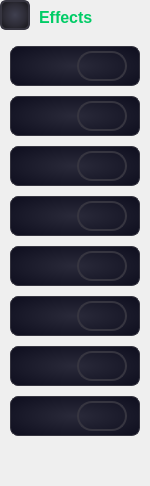
       <widget class="QWidget" name="EffectsSideBarWidget" native="true">
        <property name="maximumSize">
         <size>
          <width>150</width>
          <height>16777215</height>
         </size>
        </property>
        <property name="styleSheet">
         <string>QWidget#EffectsSideBarWidget {
    background: qradialgradient(cx:0.5, cy:0.5, radius:0.8, fx:0.5, fy:0.5, stop:0 #2a2a35, stop:0.5 #1c1b25, stop:1 #050505);
    border: 2px solid #363540;
    border-radius: 8px;
    padding: 10px;
}</string>
        </property>
        <layout class="QVBoxLayout" name="verticalLayout_6">
         <property name="leftMargin">
          <number>0</number>
         </property>
         <property name="topMargin">
          <number>0</number>
         </property>
         <property name="rightMargin">
          <number>0</number>
         </property>
         <property name="bottomMargin">
          <number>0</number>
         </property>
         <item>
          <layout class="QHBoxLayout" name="horizontalLayout_9">
           <property name="spacing">
            <number>0</number>
           </property>
           <property name="bottomMargin">
            <number>0</number>
           </property>
           <item>
            <widget class="QPushButton" name="settingsHideButton">
             <property name="minimumSize">
              <size>
               <width>30</width>
               <height>30</height>
              </size>
             </property>
             <property name="maximumSize">
              <size>
               <width>30</width>
               <height>30</height>
              </size>
             </property>
             <property name="styleSheet">
              <string>QPushButton {
    background: qradialgradient(cx:0.5, cy:0.5, radius:0.8, fx:0.5, fy:0.5, stop:0 #404050, stop:0.5 #2c2b35, stop:1 #0a0a0a);
    border: 2px solid #363540;
    border-radius: 6px;
    color: qlineargradient(x1:0, y1:0, x2:1, y2:0, stop:0 #00ff88, stop:1 #00cc66);
    font-size: 14px;
    font-weight: bold;
    padding: 2px;
}
QPushButton:hover {
    border: 1px solid #00ff88;
    background: qradialgradient(cx:0.5, cy:0.5, radius:0.8, fx:0.5, fy:0.5, stop:0 #5a5a6a, stop:0.5 #363540, stop:1 #1a1a1a);
}
QPushButton:pressed {
    background: qradialgradient(cx:0.5, cy:0.5, radius:0.8, fx:0.5, fy:0.5, stop:0 #2a2a3a, stop:0.5 #20202a, stop:1 #000000);
    border-color: #26252f;
    color: qlineargradient(x1:0, y1:0, x2:1, y2:0, stop:0 #00ff88, stop:1 #00cc66);
}</string>
             </property>
             <property name="text">
              <string/>
             </property>
             <property name="icon">
              <iconset resource="Soundpack.qrc">
               <normaloff>:/app/img/app/menu.png</normaloff>:/app/img/app/menu.png</iconset>
             </property>
            </widget>
           </item>
           <item>
            <widget class="QLabel" name="effectsSidebarTitle">
             <property name="maximumSize">
              <size>
               <width>16777215</width>
               <height>30</height>
              </size>
             </property>
             <property name="font">
              <font>
               <pointsize>12</pointsize>
               <bold>true</bold>
              </font>
             </property>
             <property name="styleSheet">
              <string>QLabel {
    color: qlineargradient(x1:0, y1:0, x2:1, y2:0, stop:0 #00ff88, stop:1 #00cc66);
    padding: 10px 5px 5px 5px;
}</string>
             </property>
             <property name="text">
              <string>Effects</string>
             </property>
            </widget>
           </item>
          </layout>
         </item>
         <item>
          <layout class="QHBoxLayout" name="effectsHeaderLayout">
           <item>
            <layout class="QVBoxLayout" name="effectsButtonsLayout">
             <property name="spacing">
              <number>10</number>
             </property>
             <property name="leftMargin">
              <number>10</number>
             </property>
             <property name="topMargin">
              <number>10</number>
             </property>
             <property name="rightMargin">
              <number>10</number>
             </property>
             <property name="bottomMargin">
              <number>10</number>
             </property>
             <item>
              <widget class="QWidget" name="childWidget" native="true">
               <property name="styleSheet">
                <string>QWidget#childWidget {
    background: qradialgradient(cx:0.5, cy:0.5, radius:0.8, fx:0.5, fy:0.5, stop:0 #2a2a3a, stop:0.5 #1a1a2a, stop:1 #0a0a1a);
    border: 1px solid #363540;
    border-radius: 8px;
}</string>
               </property>
               <layout class="QHBoxLayout" name="childLayout">
                <property name="leftMargin">
                 <number>5</number>
                </property>
                <property name="topMargin">
                 <number>5</number>
                </property>
                <property name="rightMargin">
                 <number>5</number>
                </property>
                <property name="bottomMargin">
                 <number>5</number>
                </property>
                <item>
                 <widget class="QLabel" name="label_2">
                  <property name="maximumSize">
                   <size>
                    <width>40</width>
                    <height>40</height>
                   </size>
                  </property>
                  <property name="text">
                   <string/>
                  </property>
                  <property name="pixmap">
                   <pixmap resource="Soundpack.qrc">:/app/img/app/children.png</pixmap>
                  </property>
                  <property name="scaledContents">
                   <bool>true</bool>
                  </property>
                 </widget>
                </item>
                <item>
                 <widget class="QPushButton" name="childButton">
                  <property name="minimumSize">
                   <size>
                    <width>50</width>
                    <height>30</height>
                   </size>
                  </property>
                  <property name="maximumSize">
                   <size>
                    <width>50</width>
                    <height>30</height>
                   </size>
                  </property>
                  <property name="styleSheet">
                   <string>QPushButton#childButton {
    background: qlineargradient(
        x1:0, y1:0,
        x2:1, y2:0,
        stop:0 #2A2D3A,
        stop:1 #1E202C
    );
    border: 2px solid #363540;
    border-radius: 15px;
    color: transparent;
}

QPushButton#childButton:hover {
    border: 1px solid #00ff88;
    box-shadow: 0 0 10px rgba(0, 255, 136, 0.3);
}

QPushButton#childButton:checked {
    background: qlineargradient(
        x1:0, y1:0,
        x2:1, y2:0,
        stop:0 #006400,
        stop:1 #00ff88
    );
    border-color: #00ff88;
}</string>
                  </property>
                  <property name="text">
                   <string/>
                  </property>
                  <property name="checkable">
                   <bool>true</bool>
                  </property>
                 </widget>
                </item>
               </layout>
              </widget>
             </item>
             <item>
              <widget class="QWidget" name="caveWidget" native="true">
               <property name="styleSheet">
                <string>QWidget#caveWidget {
    background: qradialgradient(cx:0.5, cy:0.5, radius:0.8, fx:0.5, fy:0.5, stop:0 #2a2a3a, stop:0.5 #1a1a2a, stop:1 #0a0a1a);
    border: 1px solid #363540;
    border-radius: 8px;
}</string>
               </property>
               <layout class="QHBoxLayout" name="caveLayout">
                <property name="leftMargin">
                 <number>5</number>
                </property>
                <property name="topMargin">
                 <number>5</number>
                </property>
                <property name="rightMargin">
                 <number>5</number>
                </property>
                <property name="bottomMargin">
                 <number>5</number>
                </property>
                <item>
                 <widget class="QLabel" name="label_4">
                  <property name="minimumSize">
                   <size>
                    <width>0</width>
                    <height>0</height>
                   </size>
                  </property>
                  <property name="maximumSize">
                   <size>
                    <width>40</width>
                    <height>40</height>
                   </size>
                  </property>
                  <property name="text">
                   <string/>
                  </property>
                  <property name="pixmap">
                   <pixmap resource="Soundpack.qrc">:/app/img/app/cave.png</pixmap>
                  </property>
                  <property name="scaledContents">
                   <bool>true</bool>
                  </property>
                 </widget>
                </item>
                <item>
                 <widget class="QPushButton" name="caveButton">
                  <property name="minimumSize">
                   <size>
                    <width>50</width>
                    <height>30</height>
                   </size>
                  </property>
                  <property name="maximumSize">
                   <size>
                    <width>50</width>
                    <height>30</height>
                   </size>
                  </property>
                  <property name="styleSheet">
                   <string>QPushButton#caveButton {
    background: qlineargradient(
        x1:0, y1:0,
        x2:1, y2:0,
        stop:0 #2A2D3A,
        stop:1 #1E202C
    );
    border: 2px solid #363540;
    border-radius: 15px;
    color: transparent;
}

QPushButton#caveButton:hover {
    border: 1px solid #00ff88;
    box-shadow: 0 0 10px rgba(0, 255, 136, 0.3);
}

QPushButton#caveButton:checked {
    background: qlineargradient(
        x1:0, y1:0,
        x2:1, y2:0,
        stop:0 #006400,
        stop:1 #00ff88
    );
    border-color: #00ff88;
}</string>
                  </property>
                  <property name="text">
                   <string/>
                  </property>
                  <property name="checkable">
                   <bool>true</bool>
                  </property>
                 </widget>
                </item>
               </layout>
              </widget>
             </item>
             <item>
              <widget class="QWidget" name="robotWidget" native="true">
               <property name="styleSheet">
                <string>QWidget#robotWidget {
    background: qradialgradient(cx:0.5, cy:0.5, radius:0.8, fx:0.5, fy:0.5, stop:0 #2a2a3a, stop:0.5 #1a1a2a, stop:1 #0a0a1a);
    border: 1px solid #363540;
    border-radius: 8px;
}</string>
               </property>
               <layout class="QHBoxLayout" name="robotLayout">
                <property name="leftMargin">
                 <number>5</number>
                </property>
                <property name="topMargin">
                 <number>5</number>
                </property>
                <property name="rightMargin">
                 <number>5</number>
                </property>
                <property name="bottomMargin">
                 <number>5</number>
                </property>
                <item>
                 <widget class="QLabel" name="label_5">
                  <property name="maximumSize">
                   <size>
                    <width>40</width>
                    <height>40</height>
                   </size>
                  </property>
                  <property name="text">
                   <string/>
                  </property>
                  <property name="pixmap">
                   <pixmap resource="Soundpack.qrc">:/app/img/app/robot.png</pixmap>
                  </property>
                  <property name="scaledContents">
                   <bool>true</bool>
                  </property>
                 </widget>
                </item>
                <item>
                 <widget class="QPushButton" name="robotButton">
                  <property name="minimumSize">
                   <size>
                    <width>50</width>
                    <height>30</height>
                   </size>
                  </property>
                  <property name="maximumSize">
                   <size>
                    <width>50</width>
                    <height>30</height>
                   </size>
                  </property>
                  <property name="styleSheet">
                   <string>QPushButton#robotButton {
    background: qlineargradient(
        x1:0, y1:0,
        x2:1, y2:0,
        stop:0 #2A2D3A,
        stop:1 #1E202C
    );
    border: 2px solid #363540;
    border-radius: 15px;
    color: transparent;
}

QPushButton#robotButton:hover {
    border: 1px solid #00ff88;
    box-shadow: 0 0 10px rgba(0, 255, 136, 0.3);
}

QPushButton#robotButton:checked {
    background: qlineargradient(
        x1:0, y1:0,
        x2:1, y2:0,
        stop:0 #006400,
        stop:1 #00ff88
    );
    border-color: #00ff88;
}</string>
                  </property>
                  <property name="text">
                   <string/>
                  </property>
                  <property name="checkable">
                   <bool>true</bool>
                  </property>
                 </widget>
                </item>
               </layout>
              </widget>
             </item>
             <item>
              <widget class="QWidget" name="devilWidget" native="true">
               <property name="styleSheet">
                <string>QWidget#devilWidget {
    background: qradialgradient(cx:0.5, cy:0.5, radius:0.8, fx:0.5, fy:0.5, stop:0 #2a2a3a, stop:0.5 #1a1a2a, stop:1 #0a0a1a);
    border: 1px solid #363540;
    border-radius: 8px;
}</string>
               </property>
               <layout class="QHBoxLayout" name="devilLayout">
                <property name="leftMargin">
                 <number>5</number>
                </property>
                <property name="topMargin">
                 <number>5</number>
                </property>
                <property name="rightMargin">
                 <number>5</number>
                </property>
                <property name="bottomMargin">
                 <number>5</number>
                </property>
                <item>
                 <widget class="QLabel" name="label_6">
                  <property name="maximumSize">
                   <size>
                    <width>40</width>
                    <height>40</height>
                   </size>
                  </property>
                  <property name="text">
                   <string/>
                  </property>
                  <property name="pixmap">
                   <pixmap resource="Soundpack.qrc">:/app/img/app/ogre.png</pixmap>
                  </property>
                  <property name="scaledContents">
                   <bool>true</bool>
                  </property>
                 </widget>
                </item>
                <item>
                 <widget class="QPushButton" name="devilButton">
                  <property name="minimumSize">
                   <size>
                    <width>50</width>
                    <height>30</height>
                   </size>
                  </property>
                  <property name="maximumSize">
                   <size>
                    <width>50</width>
                    <height>30</height>
                   </size>
                  </property>
                  <property name="styleSheet">
                   <string>QPushButton#devilButton {
    background: qlineargradient(
        x1:0, y1:0,
        x2:1, y2:0,
        stop:0 #2A2D3A,
        stop:1 #1E202C
    );
    border: 2px solid #363540;
    border-radius: 15px;
    color: transparent;
}

QPushButton#devilButton:hover {
    border: 1px solid #00ff88;
    box-shadow: 0 0 10px rgba(0, 255, 136, 0.3);
}

QPushButton#devilButton:checked {
    background: qlineargradient(
        x1:0, y1:0,
        x2:1, y2:0,
        stop:0 #006400,
        stop:1 #00ff88
    );
    border-color: #00ff88;
}</string>
                  </property>
                  <property name="text">
                   <string/>
                  </property>
                  <property name="checkable">
                   <bool>true</bool>
                  </property>
                 </widget>
                </item>
               </layout>
              </widget>
             </item>
             <item>
              <widget class="QWidget" name="femaleWidget" native="true">
               <property name="styleSheet">
                <string>QWidget#femaleWidget {
    background: qradialgradient(cx:0.5, cy:0.5, radius:0.8, fx:0.5, fy:0.5, stop:0 #2a2a3a, stop:0.5 #1a1a2a, stop:1 #0a0a1a);
    border: 1px solid #363540;
    border-radius: 8px;
}</string>
               </property>
               <layout class="QHBoxLayout" name="femaleLayout">
                <property name="leftMargin">
                 <number>5</number>
                </property>
                <property name="topMargin">
                 <number>5</number>
                </property>
                <property name="rightMargin">
                 <number>5</number>
                </property>
                <property name="bottomMargin">
                 <number>5</number>
                </property>
                <item>
                 <widget class="QLabel" name="label_7">
                  <property name="maximumSize">
                   <size>
                    <width>40</width>
                    <height>40</height>
                   </size>
                  </property>
                  <property name="text">
                   <string/>
                  </property>
                  <property name="pixmap">
                   <pixmap resource="Soundpack.qrc">:/app/img/app/woman.png</pixmap>
                  </property>
                  <property name="scaledContents">
                   <bool>true</bool>
                  </property>
                 </widget>
                </item>
                <item>
                 <widget class="QPushButton" name="femaleButton">
                  <property name="minimumSize">
                   <size>
                    <width>50</width>
                    <height>30</height>
                   </size>
                  </property>
                  <property name="maximumSize">
                   <size>
                    <width>50</width>
                    <height>30</height>
                   </size>
                  </property>
                  <property name="styleSheet">
                   <string>QPushButton#femaleButton {
    background: qlineargradient(
        x1:0, y1:0,
        x2:1, y2:0,
        stop:0 #2A2D3A,
        stop:1 #1E202C
    );
    border: 2px solid #363540;
    border-radius: 15px;
    color: transparent;
}

QPushButton#femaleButton:hover {
    border: 1px solid #00ff88;
    box-shadow: 0 0 10px rgba(0, 255, 136, 0.3);
}

QPushButton#femaleButton:checked {
    background: qlineargradient(
        x1:0, y1:0,
        x2:1, y2:0,
        stop:0 #006400,
        stop:1 #00ff88
    );
    border-color: #00ff88;
}</string>
                  </property>
                  <property name="text">
                   <string/>
                  </property>
                  <property name="checkable">
                   <bool>true</bool>
                  </property>
                 </widget>
                </item>
               </layout>
              </widget>
             </item>
             <item>
              <widget class="QWidget" name="combineWidget" native="true">
               <property name="styleSheet">
                <string>QWidget#combineWidget {
    background: qradialgradient(cx:0.5, cy:0.5, radius:0.8, fx:0.5, fy:0.5, stop:0 #2a2a3a, stop:0.5 #1a1a2a, stop:1 #0a0a1a);
    border: 1px solid #363540;
    border-radius: 8px;
}</string>
               </property>
               <layout class="QHBoxLayout" name="combineLayout">
                <property name="leftMargin">
                 <number>5</number>
                </property>
                <property name="topMargin">
                 <number>5</number>
                </property>
                <property name="rightMargin">
                 <number>5</number>
                </property>
                <property name="bottomMargin">
                 <number>5</number>
                </property>
                <item>
                 <widget class="QLabel" name="label_10">
                  <property name="maximumSize">
                   <size>
                    <width>40</width>
                    <height>40</height>
                   </size>
                  </property>
                  <property name="text">
                   <string/>
                  </property>
                  <property name="pixmap">
                   <pixmap resource="Soundpack.qrc">:/app/img/app/lambda.png</pixmap>
                  </property>
                  <property name="scaledContents">
                   <bool>true</bool>
                  </property>
                 </widget>
                </item>
                <item>
                 <widget class="QPushButton" name="combineButton">
                  <property name="minimumSize">
                   <size>
                    <width>50</width>
                    <height>30</height>
                   </size>
                  </property>
                  <property name="maximumSize">
                   <size>
                    <width>50</width>
                    <height>30</height>
                   </size>
                  </property>
                  <property name="styleSheet">
                   <string>QPushButton#combineButton {
    background: qlineargradient(
        x1:0, y1:0,
        x2:1, y2:0,
        stop:0 #2A2D3A,
        stop:1 #1E202C
    );
    border: 2px solid #363540;
    border-radius: 15px;
    color: transparent;
}

QPushButton#combineButton:hover {
    border: 1px solid #00ff88;
    box-shadow: 0 0 10px rgba(0, 255, 136, 0.3);
}

QPushButton#combineButton:checked {
    background: qlineargradient(
        x1:0, y1:0,
        x2:1, y2:0,
        stop:0 #006400,
        stop:1 #00ff88
    );
    border-color: #00ff88;
}</string>
                  </property>
                  <property name="text">
                   <string/>
                  </property>
                  <property name="checkable">
                   <bool>true</bool>
                  </property>
                 </widget>
                </item>
               </layout>
              </widget>
             </item>
             <item>
              <widget class="QWidget" name="phaseWidget" native="true">
               <property name="styleSheet">
                <string>QWidget#phaseWidget {
    background: qradialgradient(cx:0.5, cy:0.5, radius:0.8, fx:0.5, fy:0.5, stop:0 #2a2a3a, stop:0.5 #1a1a2a, stop:1 #0a0a1a);
    border: 1px solid #363540;
    border-radius: 8px;
}</string>
               </property>
               <layout class="QHBoxLayout" name="phaseLayout">
                <property name="leftMargin">
                 <number>5</number>
                </property>
                <property name="topMargin">
                 <number>5</number>
                </property>
                <property name="rightMargin">
                 <number>5</number>
                </property>
                <property name="bottomMargin">
                 <number>5</number>
                </property>
                <item>
                 <widget class="QLabel" name="label_8">
                  <property name="maximumSize">
                   <size>
                    <width>40</width>
                    <height>40</height>
                   </size>
                  </property>
                  <property name="text">
                   <string/>
                  </property>
                  <property name="pixmap">
                   <pixmap resource="Soundpack.qrc">:/app/img/app/phaser.png</pixmap>
                  </property>
                  <property name="scaledContents">
                   <bool>true</bool>
                  </property>
                 </widget>
                </item>
                <item>
                 <widget class="QPushButton" name="phaseButton">
                  <property name="minimumSize">
                   <size>
                    <width>50</width>
                    <height>30</height>
                   </size>
                  </property>
                  <property name="maximumSize">
                   <size>
                    <width>50</width>
                    <height>30</height>
                   </size>
                  </property>
                  <property name="styleSheet">
                   <string>QPushButton#phaseButton {
    background: qlineargradient(
        x1:0, y1:0,
        x2:1, y2:0,
        stop:0 #2A2D3A,
        stop:1 #1E202C
    );
    border: 2px solid #363540;
    border-radius: 15px;
    color: transparent;
}

QPushButton#phaseButton:hover {
    border: 1px solid #00ff88;
    box-shadow: 0 0 10px rgba(0, 255, 136, 0.3);
}

QPushButton#phaseButton:checked {
    background: qlineargradient(
        x1:0, y1:0,
        x2:1, y2:0,
        stop:0 #006400,
        stop:1 #00ff88
    );
    border-color: #00ff88;
}</string>
                  </property>
                  <property name="text">
                   <string/>
                  </property>
                  <property name="checkable">
                   <bool>true</bool>
                  </property>
                 </widget>
                </item>
               </layout>
              </widget>
             </item>
             <item>
              <widget class="QWidget" name="flangerWidget" native="true">
               <property name="styleSheet">
                <string>QWidget#flangerWidget {
    background: qradialgradient(cx:0.5, cy:0.5, radius:0.8, fx:0.5, fy:0.5, stop:0 #2a2a3a, stop:0.5 #1a1a2a, stop:1 #0a0a1a);
    border: 1px solid #363540;
    border-radius: 8px;
}</string>
               </property>
               <layout class="QHBoxLayout" name="flangerLayout">
                <property name="leftMargin">
                 <number>5</number>
                </property>
                <property name="topMargin">
                 <number>5</number>
                </property>
                <property name="rightMargin">
                 <number>5</number>
                </property>
                <property name="bottomMargin">
                 <number>5</number>
                </property>
                <item>
                 <widget class="QLabel" name="label_9">
                  <property name="maximumSize">
                   <size>
                    <width>40</width>
                    <height>40</height>
                   </size>
                  </property>
                  <property name="text">
                   <string/>
                  </property>
                  <property name="pixmap">
                   <pixmap resource="Soundpack.qrc">:/app/img/app/flanger.png</pixmap>
                  </property>
                  <property name="scaledContents">
                   <bool>true</bool>
                  </property>
                 </widget>
                </item>
                <item>
                 <widget class="QPushButton" name="flangerButton">
                  <property name="minimumSize">
                   <size>
                    <width>50</width>
                    <height>30</height>
                   </size>
                  </property>
                  <property name="maximumSize">
                   <size>
                    <width>50</width>
                    <height>30</height>
                   </size>
                  </property>
                  <property name="styleSheet">
                   <string>QPushButton#flangerButton {
    background: qlineargradient(
        x1:0, y1:0,
        x2:1, y2:0,
        stop:0 #2A2D3A,
        stop:1 #1E202C
    );
    border: 2px solid #363540;
    border-radius: 15px;
    color: transparent;
}

QPushButton#flangerButton:hover {
    border: 1px solid #00ff88;
    box-shadow: 0 0 10px rgba(0, 255, 136, 0.3);
}

QPushButton#flangerButton:checked {
    background: qlineargradient(
        x1:0, y1:0,
        x2:1, y2:0,
        stop:0 #006400,
        stop:1 #00ff88
    );
    border-color: #00ff88;
}</string>
                  </property>
                  <property name="text">
                   <string/>
                  </property>
                  <property name="checkable">
                   <bool>true</bool>
                  </property>
                 </widget>
                </item>
               </layout>
              </widget>
             </item>
             <item>
              <spacer name="verticalSpacer_3">
               <property name="orientation">
                <enum>Qt::Orientation::Vertical</enum>
               </property>
               <property name="sizeHint" stdset="0">
                <size>
                 <width>20</width>
                 <height>40</height>
                </size>
               </property>
              </spacer>
             </item>
            </layout>
           </item>
          </layout>
         </item>
        </layout>
       </widget>
